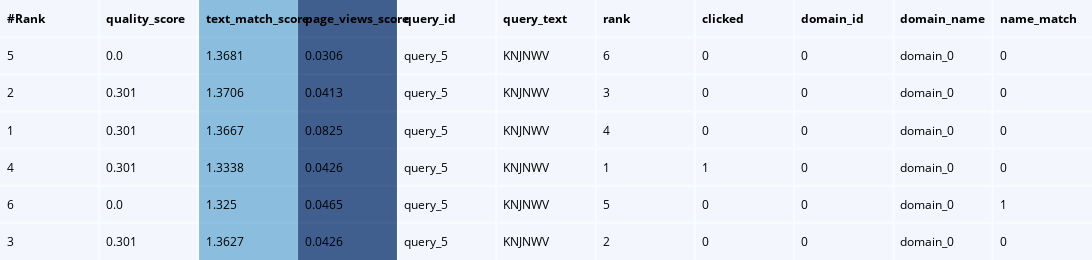

The notebook cell saved with this chart:
### Markdown cell above
### Kendall Tau of 0.99 indicates that the feature importances are a valid explanation for the ranking.  <br> We can also plot the features with importance grading:

### Code cell
fig = explanation.ipython_fig()
fig.update_layout(autosize=False, width=1800)

### Figure 1 — Plotly figure (JSON) as saved in the notebook; plotly's stock layout.template omitted (floating-point values rounded to 4 significant figures)
{"data": [{"colorscale": [[0, "rgb(247,251,255)"], [0.125, "rgb(222,235,247)"], [0.25, "rgb(198,219,239)"], [0.375, "rgb(158,202,225)"], [0.5, "rgb(107,174,214)"], [0.625, "rgb(66,146,198)"], [0.75, "rgb(33,113,181)"], [0.875, "rgb(8,81,156)"], [1, "rgb(8,48,107)"]], "hoverinfo": "none", "opacity": 0.75, "showscale": false, "type": "heatmap", "z": [[0, 0, 0.25, 0.5, 0, 0, 0, 0, 0, 0, 0], [0, 0, 0.25, 0.5, 0, 0, 0, 0, 0, 0, 0], [0, 0, 0.25, 0.5, 0, 0, 0, 0, 0, 0, 0], [0, 0, 0.25, 0.5, 0, 0, 0, 0, 0, 0, 0], [0, 0, 0.25, 0.5, 0, 0, 0, 0, 0, 0, 0], [0, 0, 0.25, 0.5, 0, 0, 0, 0, 0, 0, 0], [0, 0, 0.25, 0.5, 0, 0, 0, 0, 0, 0, 0]]}], "layout": {"annotations": [{"align": "left", "font": {"color": "#000000"}, "showarrow": false, "text": "<b>#Rank</b>", "x": -0.45, "xanchor": "left", "xref": "x", "y": 0, "yref": "y"}, {"align": "left", "font": {"color": "#000000"}, "showarrow": false, "text": "<b>quality_score</b>", "x": 0.55, "xanchor": "left", "xref": "x", "y": 0, "yref": "y"}, {"align": "left", "font": {"color": "#000000"}, "showarrow": false, "text": "<b>text_match_score</b>", "x": 1.55, "xanchor": "left", "xref": "x", "y": 0, "yref": "y"}, {"align": "left", "font": {"color": "#000000"}, "showarrow": false, "text": "<b>page_views_score</b>", "x": 2.55, "xanchor": "left", "xref": "x", "y": 0, "yref": "y"}, {"align": "left", "font": {"color": "#000000"}, "showarrow": false, "text": "<b>query_id</b>", "x": 3.55, "xanchor": "left", "xref": "x", "y": 0, "yref": "y"}, {"align": "left", "font": {"color": "#000000"}, "showarrow": false, "text": "<b>query_text</b>", "x": 4.55, "xanchor": "left", "xref": "x", "y": 0, "yref": "y"}, {"align": "left", "font": {"color": "#000000"}, "showarrow": false, "text": "<b>rank</b>", "x": 5.55, "xanchor": "left", "xref": "x", "y": 0, "yref": "y"}, {"align": "left", "font": {"color": "#000000"}, "showarrow": false, "text": "<b>clicked</b>", "x": 6.55, "xanchor": "left", "xref": "x", "y": 0, "yref": "y"}, {"align": "left", "font": {"color": "#000000"}, "showarrow": false, "text": "<b>domain_id</b>", "x": 7.55, "xanchor": "left", "xref": "x", "y": 0, "yref": "y"}, {"align": "left", "font": {"color": "#000000"}, "showarrow": false, "text": "<b>domain_name</b>", "x": 8.55, "xanchor": "left", "xref": "x", "y": 0, "yref": "y"}, {"align": "left", "font": {"color": "#000000"}, "showarrow": false, "text": "<b>name_match</b>", "x": 9.55, "xanchor": "left", "xref": "x", "y": 0, "yref": "y"}, {"align": "left", "font": {"color": "#000000"}, "showarrow": false, "text": "5", "x": -0.45, "xanchor": "left", "xref": "x", "y": 1, "yref": "y"}, {"align": "left", "font": {"color": "#000000"}, "showarrow": false, "text": "0.0", "x": 0.55, "xanchor": "left", "xref": "x", "y": 1, "yref": "y"}, {"align": "left", "font": {"color": "#000000"}, "showarrow": false, "text": "1.3681", "x": 1.55, "xanchor": "left", "xref": "x", "y": 1, "yref": "y"}, {"align": "left", "font": {"color": "#000000"}, "showarrow": false, "text": "0.0306", "x": 2.55, "xanchor": "left", "xref": "x", "y": 1, "yref": "y"}, {"align": "left", "font": {"color": "#000000"}, "showarrow": false, "text": "query_5", "x": 3.55, "xanchor": "left", "xref": "x", "y": 1, "yref": "y"}, {"align": "left", "font": {"color": "#000000"}, "showarrow": false, "text": "KNJNWV", "x": 4.55, "xanchor": "left", "xref": "x", "y": 1, "yref": "y"}, {"align": "left", "font": {"color": "#000000"}, "showarrow": false, "text": "6", "x": 5.55, "xanchor": "left", "xref": "x", "y": 1, "yref": "y"}, {"align": "left", "font": {"color": "#000000"}, "showarrow": false, "text": "0", "x": 6.55, "xanchor": "left", "xref": "x", "y": 1, "yref": "y"}, {"align": "left", "font": {"color": "#000000"}, "showarrow": false, "text": "0", "x": 7.55, "xanchor": "left", "xref": "x", "y": 1, "yref": "y"}, {"align": "left", "font": {"color": "#000000"}, "showarrow": false, "text": "domain_0", "x": 8.55, "xanchor": "left", "xref": "x", "y": 1, "yref": "y"}, {"align": "left", "font": {"color": "#000000"}, "showarrow": false, "text": "0", "x": 9.55, "xanchor": "left", "xref": "x", "y": 1, "yref": "y"}, {"align": "left", "font": {"color": "#000000"}, "showarrow": false, "text": "2", "x": -0.45, "xanchor": "left", "xref": "x", "y": 2, "yref": "y"}, {"align": "left", "font": {"color": "#000000"}, "showarrow": false, "text": "0.301", "x": 0.55, "xanchor": "left", "xref": "x", "y": 2, "yref": "y"}, {"align": "left", "font": {"color": "#000000"}, "showarrow": false, "text": "1.3706", "x": 1.55, "xanchor": "left", "xref": "x", "y": 2, "yref": "y"}, {"align": "left", "font": {"color": "#000000"}, "showarrow": false, "text": "0.0413", "x": 2.55, "xanchor": "left", "xref": "x", "y": 2, "yref": "y"}, {"align": "left", "font": {"color": "#000000"}, "showarrow": false, "text": "query_5", "x": 3.55, "xanchor": "left", "xref": "x", "y": 2, "yref": "y"}, {"align": "left", "font": {"color": "#000000"}, "showarrow": false, "text": "KNJNWV", "x": 4.55, "xanchor": "left", "xref": "x", "y": 2, "yref": "y"}, {"align": "left", "font": {"color": "#000000"}, "showarrow": false, "text": "3", "x": 5.55, "xanchor": "left", "xref": "x", "y": 2, "yref": "y"}, {"align": "left", "font": {"color": "#000000"}, "showarrow": false, "text": "0", "x": 6.55, "xanchor": "left", "xref": "x", "y": 2, "yref": "y"}, {"align": "left", "font": {"color": "#000000"}, "showarrow": false, "text": "0", "x": 7.55, "xanchor": "left", "xref": "x", "y": 2, "yref": "y"}, {"align": "left", "font": {"color": "#000000"}, "showarrow": false, "text": "domain_0", "x": 8.55, "xanchor": "left", "xref": "x", "y": 2, "yref": "y"}, {"align": "left", "font": {"color": "#000000"}, "showarrow": false, "text": "0", "x": 9.55, "xanchor": "left", "xref": "x", "y": 2, "yref": "y"}, {"align": "left", "font": {"color": "#000000"}, "showarrow": false, "text": "1", "x": -0.45, "xanchor": "left", "xref": "x", "y": 3, "yref": "y"}, {"align": "left", "font": {"color": "#000000"}, "showarrow": false, "text": "0.301", "x": 0.55, "xanchor": "left", "xref": "x", "y": 3, "yref": "y"}, {"align": "left", "font": {"color": "#000000"}, "showarrow": false, "text": "1.3667", "x": 1.55, "xanchor": "left", "xref": "x", "y": 3, "yref": "y"}, {"align": "left", "font": {"color": "#000000"}, "showarrow": false, "text": "0.0825", "x": 2.55, "xanchor": "left", "xref": "x", "y": 3, "yref": "y"}, {"align": "left", "font": {"color": "#000000"}, "showarrow": false, "text": "query_5", "x": 3.55, "xanchor": "left", "xref": "x", "y": 3, "yref": "y"}, {"align": "left", "font": {"color": "#000000"}, "showarrow": false, "text": "KNJNWV", "x": 4.55, "xanchor": "left", "xref": "x", "y": 3, "yref": "y"}, {"align": "left", "font": {"color": "#000000"}, "showarrow": false, "text": "4", "x": 5.55, "xanchor": "left", "xref": "x", "y": 3, "yref": "y"}, {"align": "left", "font": {"color": "#000000"}, "showarrow": false, "text": "0", "x": 6.55, "xanchor": "left", "xref": "x", "y": 3, "yref": "y"}, {"align": "left", "font": {"color": "#000000"}, "showarrow": false, "text": "0", "x": 7.55, "xanchor": "left", "xref": "x", "y": 3, "yref": "y"}, {"align": "left", "font": {"color": "#000000"}, "showarrow": false, "text": "domain_0", "x": 8.55, "xanchor": "left", "xref": "x", "y": 3, "yref": "y"}, {"align": "left", "font": {"color": "#000000"}, "showarrow": false, "text": "0", "x": 9.55, "xanchor": "left", "xref": "x", "y": 3, "yref": "y"}, {"align": "left", "font": {"color": "#000000"}, "showarrow": false, "text": "4", "x": -0.45, "xanchor": "left", "xref": "x", "y": 4, "yref": "y"}, {"align": "left", "font": {"color": "#000000"}, "showarrow": false, "text": "0.301", "x": 0.55, "xanchor": "left", "xref": "x", "y": 4, "yref": "y"}, {"align": "left", "font": {"color": "#000000"}, "showarrow": false, "text": "1.3338", "x": 1.55, "xanchor": "left", "xref": "x", "y": 4, "yref": "y"}, {"align": "left", "font": {"color": "#000000"}, "showarrow": false, "text": "0.0426", "x": 2.55, "xanchor": "left", "xref": "x", "y": 4, "yref": "y"}, {"align": "left", "font": {"color": "#000000"}, "showarrow": false, "text": "query_5", "x": 3.55, "xanchor": "left", "xref": "x", "y": 4, "yref": "y"}, {"align": "left", "font": {"color": "#000000"}, "showarrow": false, "text": "KNJNWV", "x": 4.55, "xanchor": "left", "xref": "x", "y": 4, "yref": "y"}, {"align": "left", "font": {"color": "#000000"}, "showarrow": false, "text": "1", "x": 5.55, "xanchor": "left", "xref": "x", "y": 4, "yref": "y"}, {"align": "left", "font": {"color": "#000000"}, "showarrow": false, "text": "1", "x": 6.55, "xanchor": "left", "xref": "x", "y": 4, "yref": "y"}, {"align": "left", "font": {"color": "#000000"}, "showarrow": false, "text": "0", "x": 7.55, "xanchor": "left", "xref": "x", "y": 4, "yref": "y"}, {"align": "left", "font": {"color": "#000000"}, "showarrow": false, "text": "domain_0", "x": 8.55, "xanchor": "left", "xref": "x", "y": 4, "yref": "y"}, {"align": "left", "font": {"color": "#000000"}, "showarrow": false, "text": "0", "x": 9.55, "xanchor": "left", "xref": "x", "y": 4, "yref": "y"}, {"align": "left", "font": {"color": "#000000"}, "showarrow": false, "text": "6", "x": -0.45, "xanchor": "left", "xref": "x", "y": 5, "yref": "y"}, {"align": "left", "font": {"color": "#000000"}, "showarrow": false, "text": "0.0", "x": 0.55, "xanchor": "left", "xref": "x", "y": 5, "yref": "y"}, {"align": "left", "font": {"color": "#000000"}, "showarrow": false, "text": "1.325", "x": 1.55, "xanchor": "left", "xref": "x", "y": 5, "yref": "y"}, {"align": "left", "font": {"color": "#000000"}, "showarrow": false, "text": "0.0465", "x": 2.55, "xanchor": "left", "xref": "x", "y": 5, "yref": "y"}, {"align": "left", "font": {"color": "#000000"}, "showarrow": false, "text": "query_5", "x": 3.55, "xanchor": "left", "xref": "x", "y": 5, "yref": "y"}, {"align": "left", "font": {"color": "#000000"}, "showarrow": false, "text": "KNJNWV", "x": 4.55, "xanchor": "left", "xref": "x", "y": 5, "yref": "y"}, {"align": "left", "font": {"color": "#000000"}, "showarrow": false, "text": "5", "x": 5.55, "xanchor": "left", "xref": "x", "y": 5, "yref": "y"}, {"align": "left", "font": {"color": "#000000"}, "showarrow": false, "text": "0", "x": 6.55, "xanchor": "left", "xref": "x", "y": 5, "yref": "y"}, {"align": "left", "font": {"color": "#000000"}, "showarrow": false, "text": "0", "x": 7.55, "xanchor": "left", "xref": "x", "y": 5, "yref": "y"}, {"align": "left", "font": {"color": "#000000"}, "showarrow": false, "text": "domain_0", "x": 8.55, "xanchor": "left", "xref": "x", "y": 5, "yref": "y"}, {"align": "left", "font": {"color": "#000000"}, "showarrow": false, "text": "1", "x": 9.55, "xanchor": "left", "xref": "x", "y": 5, "yref": "y"}, {"align": "left", "font": {"color": "#000000"}, "showarrow": false, "text": "3", "x": -0.45, "xanchor": "left", "xref": "x", "y": 6, "yref": "y"}, {"align": "left", "font": {"color": "#000000"}, "showarrow": false, "text": "0.301", "x": 0.55, "xanchor": "left", "xref": "x", "y": 6, "yref": "y"}, {"align": "left", "font": {"color": "#000000"}, "showarrow": false, "text": "1.3627", "x": 1.55, "xanchor": "left", "xref": "x", "y": 6, "yref": "y"}, {"align": "left", "font": {"color": "#000000"}, "showarrow": false, "text": "0.0426", "x": 2.55, "xanchor": "left", "xref": "x", "y": 6, "yref": "y"}, {"align": "left", "font": {"color": "#000000"}, "showarrow": false, "text": "query_5", "x": 3.55, "xanchor": "left", "xref": "x", "y": 6, "yref": "y"}, {"align": "left", "font": {"color": "#000000"}, "showarrow": false, "text": "KNJNWV", "x": 4.55, "xanchor": "left", "xref": "x", "y": 6, "yref": "y"}, {"align": "left", "font": {"color": "#000000"}, "showarrow": false, "text": "2", "x": 5.55, "xanchor": "left", "xref": "x", "y": 6, "yref": "y"}, {"align": "left", "font": {"color": "#000000"}, "showarrow": false, "text": "0", "x": 6.55, "xanchor": "left", "xref": "x", "y": 6, "yref": "y"}, {"align": "left", "font": {"color": "#000000"}, "showarrow": false, "text": "0", "x": 7.55, "xanchor": "left", "xref": "x", "y": 6, "yref": "y"}, {"align": "left", "font": {"color": "#000000"}, "showarrow": false, "text": "domain_0", "x": 8.55, "xanchor": "left", "xref": "x", "y": 6, "yref": "y"}, {"align": "left", "font": {"color": "#000000"}, "showarrow": false, "text": "0", "x": 9.55, "xanchor": "left", "xref": "x", "y": 6, "yref": "y"}], "autosize": false, "height": 260, "margin": {"b": 0, "l": 0, "r": 0, "t": 0}, "width": 1800, "xaxis": {"dtick": 1, "gridwidth": 2, "showticklabels": false, "tick0": -0.5, "ticks": "", "zeroline": false}, "yaxis": {"autorange": "reversed", "dtick": 1, "gridwidth": 2, "showticklabels": false, "tick0": 0.5, "ticks": "", "zeroline": false}}}
